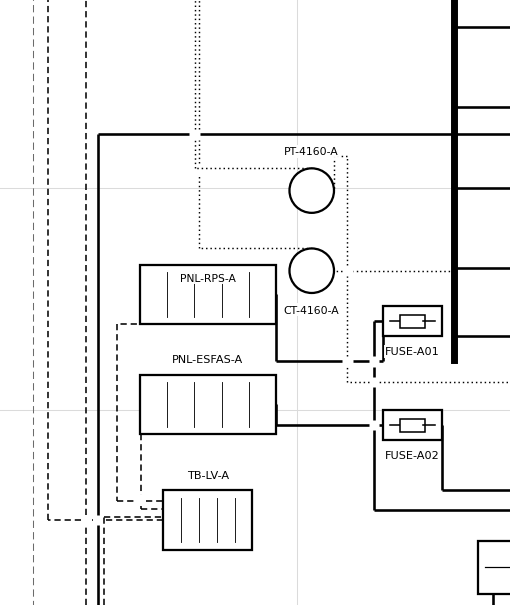
#> input picture INL works/Improved -- blind iteration on different input combinations/10/Raw + wires + junctions + OCR/codes/crop_raw_left_control_panels.png, 510 x 605 px, given in place of nthetic_nuclear_electrical_schematic_layout_labels_clear.png, which was not available
$ python prepare_evidence_crops.py
#> lines starting #> are read from the running program, lines starting #| are printed output that depends on the picture
from pathlib import Path

from PIL import Image, ImageEnhance


BASE = Path(r"C:\Asif_all_python_projects\INL\Improved -- blind iteration on different input combinations\10\Raw + wires + junctions + OCR")
CODES = BASE / "codes"

SOURCES = {
    "raw": BASE / "raw -- synthetic_nuclear_electrical_schematic_layout_labels_clear.png",
    "labels": BASE / "component_labels_banners_overlay.png",
    "wires": BASE / "wire_nodes_overlay.png",
    "mask_overlay": BASE / "wires_mask_overlay.png",
}

CROPS = {
    "top_sources_345_4160": (80, 80, 2460, 650),
    "train_a_4160_switchgear": (110, 430, 1180, 1280),
    "train_b_4160_switchgear": (1280, 430, 2360, 1280),
    "train_a_480_mcc_loads": (410, 1180, 1220, 1780),
    "train_b_480_mcc_loads": (1580, 1180, 2400, 1780),
    "train_a_fuse_lc_detail": (430, 1160, 1180, 1535),
    "train_b_fuse_lc_detail": (1600, 1160, 2360, 1535),
    "train_a_dc_ups_ground": (120, 1720, 1185, 2095),
    "train_b_dc_ups_ground": (1290, 1720, 2380, 2095),
    "left_control_panels": (100, 900, 610, 1505),
    "right_control_panels": (1290, 900, 1785, 1505),
    "mcr_annunciator_control_bay": (2360, 430, 2720, 1035),
    "legend_title_notes": (2640, 600, 3245, 1935),
}


def save_crop(img_path: Path, prefix: str) -> None:
#> called with prefix = 'raw'
    with Image.open(img_path) as im:
#> im is the input picture: PIL image 510x605 RGBA; mean R, G, B, A 242.1, 242.1, 242.1, 255
        if im.mode not in ("RGB", "RGBA", "L"):
            im = im.convert("RGB")
        for name, box in CROPS.items():
            im.crop(box).save(CODES / f"crop_{prefix}_{name}.png")
#> this loop made 13 passes
#> pass 1, in save_crop, `im.crop(box).save(CODES / f"crop_{prefix}_{name}.png")`:
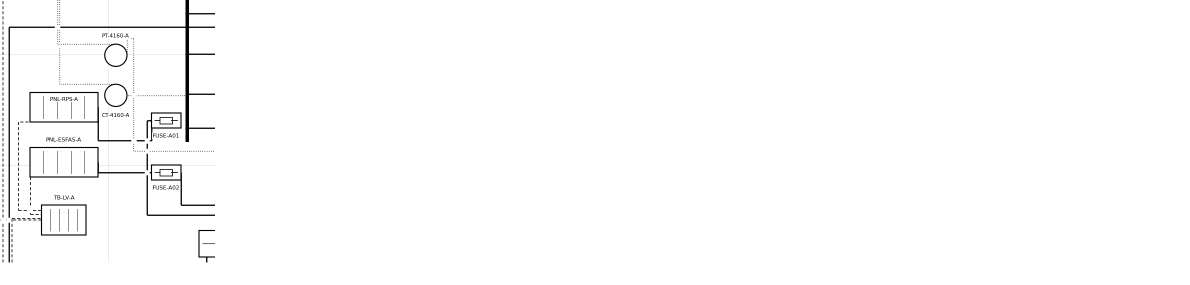
#> saved as crop_raw_top_sources_345_4160.png: PIL image 2380x570 RGBA (shown at 1/2 size); mean R, G, B, A 39.8, 39.8, 39.8, 42.4; transparent parts drawn white
#> pass 2, in save_crop, `im.crop(box).save(CODES / f"crop_{prefix}_{name}.png")`:
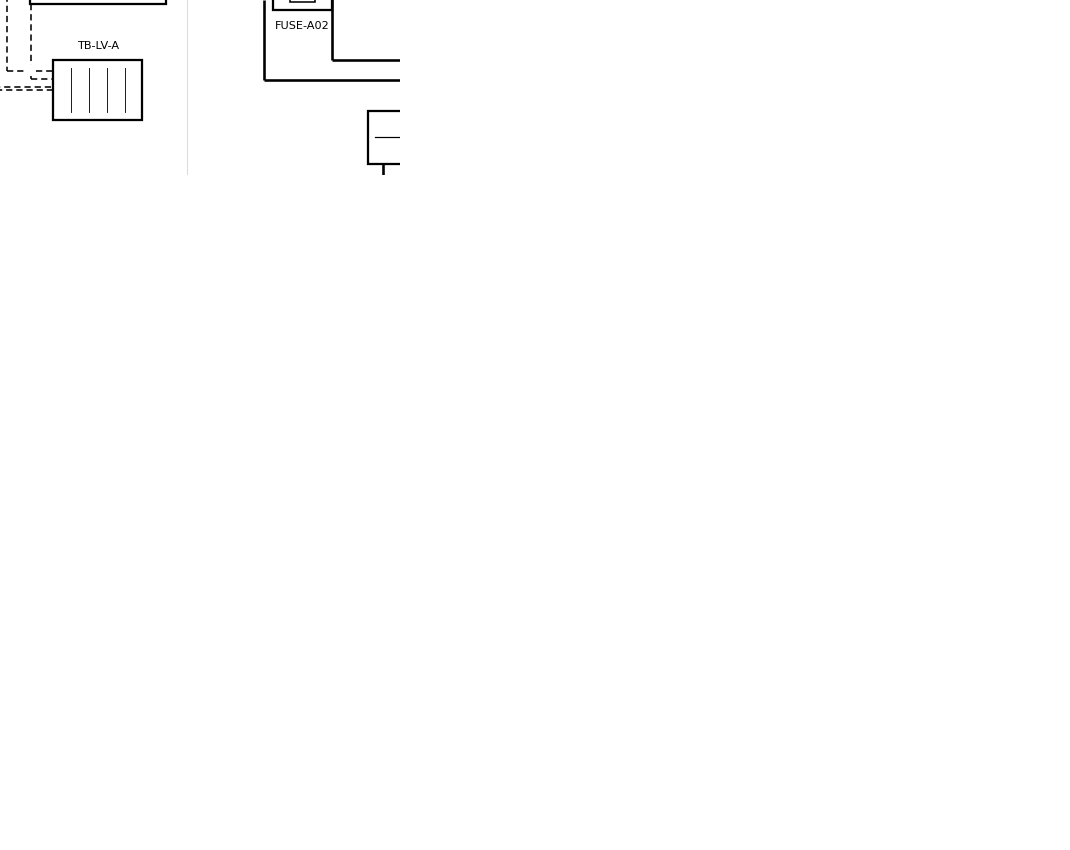
#> saved as crop_raw_train_a_4160_switchgear.png: PIL image 1070x850 RGBA; mean R, G, B, A 18.8, 18.8, 18.8, 19.6; transparent parts drawn white


def save_contrast_crop(img_path: Path, prefix: str, crop_name: str) -> None:
    with Image.open(img_path).convert("RGB") as im:
        crop = im.crop(CROPS[crop_name])
        crop = ImageEnhance.Contrast(crop).enhance(1.85)
        crop = ImageEnhance.Sharpness(crop).enhance(1.55)
        crop.save(CODES / f"contrast_crop_{prefix}_{crop_name}.png")


def main() -> None:
    CODES.mkdir(exist_ok=True)
    for prefix, img_path in SOURCES.items():
        save_crop(img_path, prefix)
#> pass 2 of the loop in main, `for prefix, img_path in SOURCES.items():`:
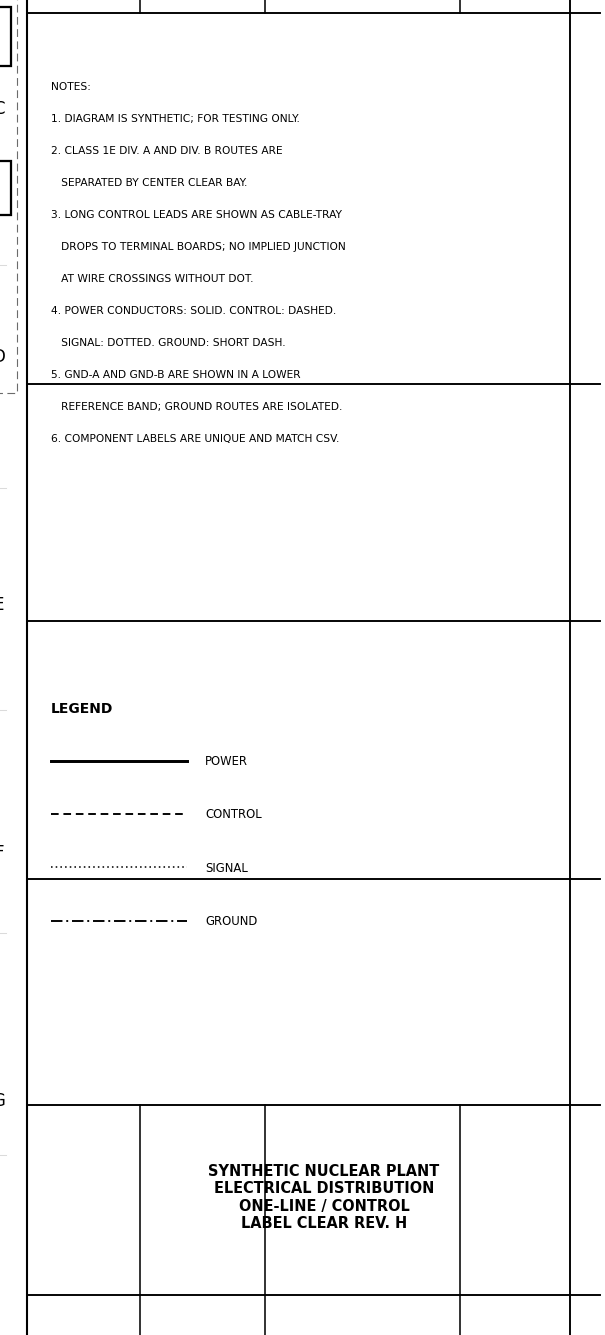
#> input picture INL works/Improved -- blind iteration on different input combinations/10/Raw + wires + junctions + OCR/codes/crop_raw_legend_title_notes.png, 605 x 1335 px, given in place of component_labels_banners_overlay.png, which was not available
#> in save_crop, im is the input picture: PIL image 605x1335 RGBA; mean R, G, B, A 246.8, 246.8, 246.8, 255
#> the loop in save_crop (call 2), `for name, box in CROPS.items():` made 13 passes
#> pass 1, in save_crop (call 2), `im.crop(box).save(CODES / f"crop_{prefix}_{name}.png")`:
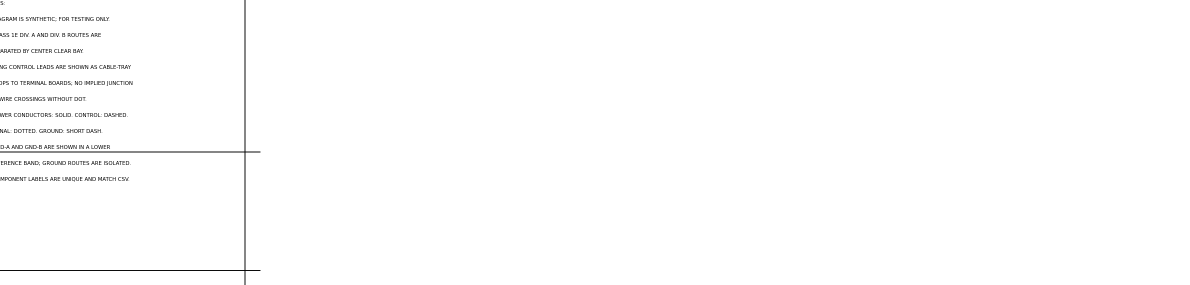
#> saved as crop_labels_top_sources_345_4160.png: PIL image 2380x570 RGBA (shown at 1/2 size); mean R, G, B, A 54.6, 54.6, 54.6, 56.2; transparent parts drawn white
#> pass 2, in save_crop (call 2), `im.crop(box).save(CODES / f"crop_{prefix}_{name}.png")`:
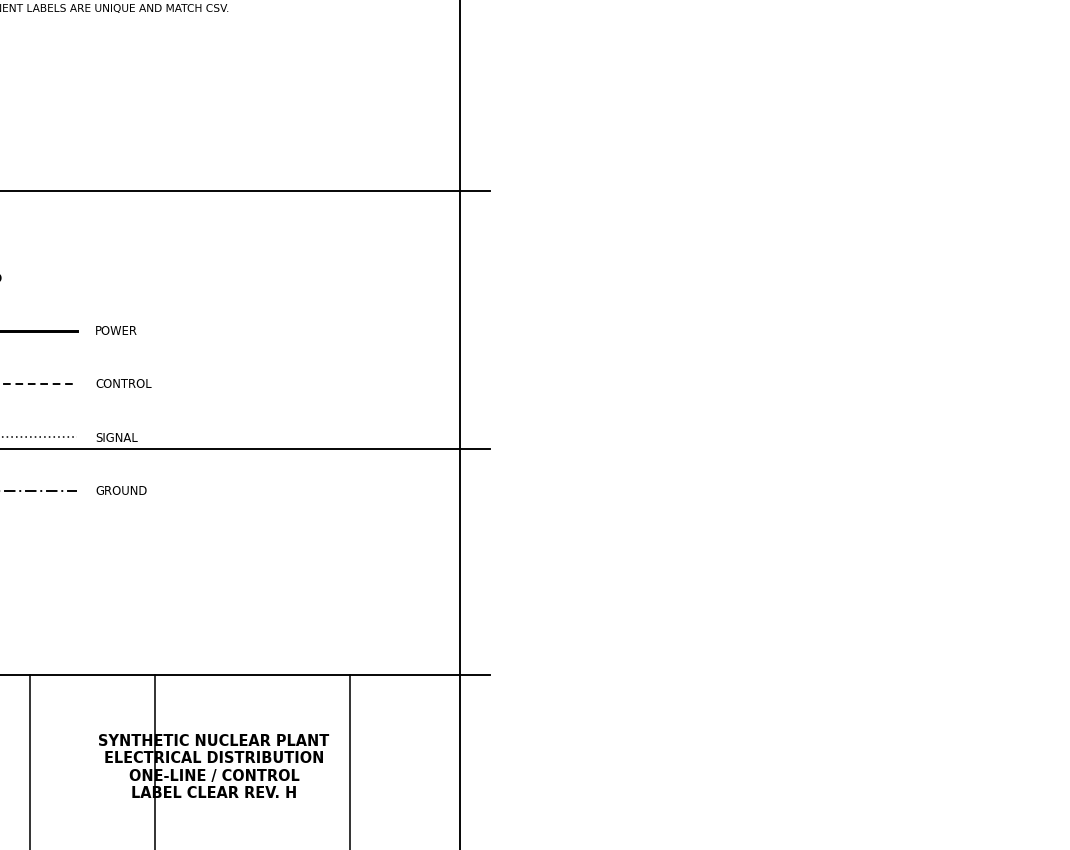
#> saved as crop_labels_train_a_4160_switchgear.png: PIL image 1070x850 RGBA; mean R, G, B, A 114.9, 114.9, 114.9, 118; transparent parts drawn white
    for crop_name in ("top_sources_345_4160", "train_a_4160_switchgear", "train_b_4160_switchgear",
                      "train_a_480_mcc_loads", "train_b_480_mcc_loads",
                      "train_a_dc_ups_ground", "train_b_dc_ups_ground",
                      "mcr_annunciator_control_bay"):
        save_contrast_crop(SOURCES["raw"], "raw", crop_name)


if __name__ == "__main__":
#> (the run stopped early here; a loop or call above may not have finished)
